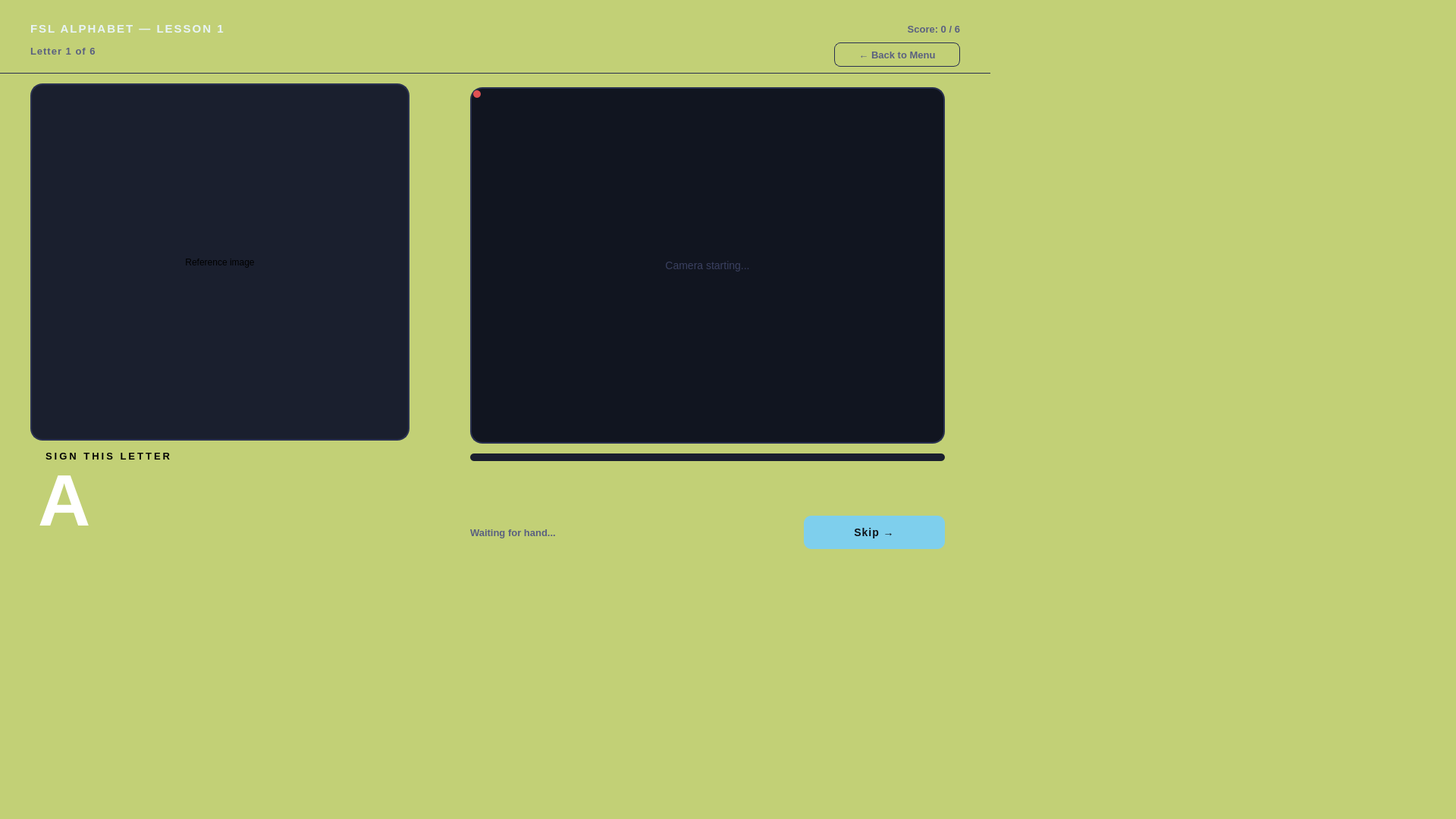
<?xml version="1.0" encoding="UTF-8"?>
<ui version="4.0">
 <class>AlphabetLesson</class>
 <widget class="QWidget" name="AlphabetLesson">
  <property name="geometry">
   <rect>
    <x>0</x>
    <y>0</y>
    <width>1920</width>
    <height>1080</height>
   </rect>
  </property>
  <property name="windowTitle">
   <string>FSL Alphabet Lesson</string>
  </property>
  <property name="styleSheet">
   <string notr="true">
QWidget#AlphabetLesson {
    background-color: #C2D076;
}
QLabel#lessonTitle {
    color: #e8f4f8;
    font-size: 15px;
    font-weight: 600;
    letter-spacing: 2px;
}
QLabel#letterDisplay {
    color: #ffffff;
    font-size: 96px;
    font-weight: 800;
}
QLabel#letterSubtitle {
    color: #7ecfed;
    font-size: 13px;
    font-weight: 500;
    letter-spacing: 3px;
}
QLabel#refImageLabel {
    background-color: #1a1f2e;
    border: 2px solid #2a3150;
    border-radius: 16px;
}
QLabel#cameraLabel {
    background-color: #111520;
    border: 2px solid #2a3150;
    border-radius: 16px;
    color: #3a4060;
    font-size: 14px;
}
QLabel#feedbackLabel {
    font-size: 18px;
    font-weight: 700;
    letter-spacing: 1px;
    border-radius: 10px;
    padding: 8px 20px;
}
QLabel#progressLabel {
    color: #5a6080;
    font-size: 13px;
    font-weight: 500;
    letter-spacing: 1px;
}
QLabel#holdBarBg {
    background-color: #1a1f2e;
    border-radius: 5px;
}
QLabel#holdBarFill {
    background-color: #7ecfed;
    border-radius: 5px;
}
QPushButton#nextBtn {
    background-color: #7ecfed;
    color: #0f1117;
    font-size: 14px;
    font-weight: 700;
    letter-spacing: 1px;
    border: none;
    border-radius: 10px;
    padding: 10px 28px;
}
QPushButton#nextBtn:hover {
    background-color: #a8dff5;
}
QPushButton#nextBtn:disabled {
    background-color: #2a3150;
    color: #3a4060;
}
QPushButton#backBtn {
    background-color: transparent;
    color: #5a6080;
    font-size: 13px;
    font-weight: 500;
    border: 1px solid #2a3150;
    border-radius: 8px;
    padding: 8px 18px;
}
QPushButton#backBtn:hover {
    color: #e8f4f8;
    border-color: #5a6080;
}
QLabel#scoreLabel {
    color: #5a6080;
    font-size: 13px;
    font-weight: 500;
}
QLabel#camStatusDot {
    border-radius: 5px;
}
   </string>
  </property>
  <widget class="QLabel" name="lessonTitle">
   <property name="geometry">
    <rect>
     <x>40</x>
     <y>24</y>
     <width>400</width>
     <height>28</height>
    </rect>
   </property>
   <property name="text">
    <string>FSL ALPHABET — LESSON 1</string>
   </property>
  </widget>
  <widget class="QLabel" name="progressLabel">
   <property name="geometry">
    <rect>
     <x>40</x>
     <y>56</y>
     <width>300</width>
     <height>22</height>
    </rect>
   </property>
   <property name="text">
    <string>Letter 1 of 6</string>
   </property>
  </widget>
  <widget class="QLabel" name="scoreLabel">
   <property name="geometry">
    <rect>
     <x>1100</x>
     <y>24</y>
     <width>166</width>
     <height>28</height>
    </rect>
   </property>
   <property name="text">
    <string>Score: 0 / 6</string>
   </property>
   <property name="alignment">
    <set>Qt::AlignmentFlag::AlignRight|Qt::AlignmentFlag::AlignTrailing|Qt::AlignmentFlag::AlignVCenter</set>
   </property>
  </widget>
  <widget class="QPushButton" name="backBtn">
   <property name="geometry">
    <rect>
     <x>1100</x>
     <y>56</y>
     <width>166</width>
     <height>32</height>
    </rect>
   </property>
   <property name="text">
    <string>← Back to Menu</string>
   </property>
  </widget>
  <widget class="QLabel" name="divider">
   <property name="geometry">
    <rect>
     <x>0</x>
     <y>96</y>
     <width>1306</width>
     <height>1</height>
    </rect>
   </property>
   <property name="styleSheet">
    <string notr="true">background-color: #2a3150;</string>
   </property>
   <property name="text">
    <string/>
   </property>
  </widget>
  <widget class="QLabel" name="letterDisplay">
   <property name="geometry">
    <rect>
     <x>50</x>
     <y>600</y>
     <width>200</width>
     <height>120</height>
    </rect>
   </property>
   <property name="text">
    <string>A</string>
   </property>
   <property name="alignment">
    <set>Qt::AlignmentFlag::AlignLeading|Qt::AlignmentFlag::AlignLeft|Qt::AlignmentFlag::AlignVCenter</set>
   </property>
  </widget>
  <widget class="QLabel" name="letterSubtitle">
   <property name="geometry">
    <rect>
     <x>60</x>
     <y>590</y>
     <width>300</width>
     <height>22</height>
    </rect>
   </property>
   <property name="styleSheet">
    <string notr="true">color: rgb(0, 0, 0);</string>
   </property>
   <property name="text">
    <string>SIGN THIS LETTER</string>
   </property>
  </widget>
  <widget class="QLabel" name="refImageLabel">
   <property name="geometry">
    <rect>
     <x>40</x>
     <y>110</y>
     <width>500</width>
     <height>471</height>
    </rect>
   </property>
   <property name="text">
    <string>Reference image</string>
   </property>
   <property name="scaledContents">
    <bool>false</bool>
   </property>
   <property name="alignment">
    <set>Qt::AlignmentFlag::AlignCenter</set>
   </property>
  </widget>
  <widget class="QLabel" name="cameraLabel">
   <property name="geometry">
    <rect>
     <x>620</x>
     <y>115</y>
     <width>626</width>
     <height>470</height>
    </rect>
   </property>
   <property name="text">
    <string>Camera starting...</string>
   </property>
   <property name="alignment">
    <set>Qt::AlignmentFlag::AlignCenter</set>
   </property>
  </widget>
  <widget class="QLabel" name="camStatusDot">
   <property name="geometry">
    <rect>
     <x>624</x>
     <y>119</y>
     <width>10</width>
     <height>10</height>
    </rect>
   </property>
   <property name="styleSheet">
    <string notr="true">background-color: #e05252; border-radius: 5px;</string>
   </property>
   <property name="text">
    <string/>
   </property>
  </widget>
  <widget class="QLabel" name="holdBarBg">
   <property name="geometry">
    <rect>
     <x>620</x>
     <y>598</y>
     <width>626</width>
     <height>10</height>
    </rect>
   </property>
   <property name="text">
    <string/>
   </property>
  </widget>
  <widget class="QLabel" name="holdBarFill">
   <property name="geometry">
    <rect>
     <x>620</x>
     <y>598</y>
     <width>0</width>
     <height>10</height>
    </rect>
   </property>
   <property name="text">
    <string/>
   </property>
  </widget>
  <widget class="QLabel" name="feedbackLabel">
   <property name="geometry">
    <rect>
     <x>620</x>
     <y>620</y>
     <width>626</width>
     <height>46</height>
    </rect>
   </property>
   <property name="styleSheet">
    <string notr="true">color: transparent; background-color: transparent;</string>
   </property>
   <property name="text">
    <string/>
   </property>
   <property name="alignment">
    <set>Qt::AlignmentFlag::AlignCenter</set>
   </property>
  </widget>
  <widget class="QPushButton" name="nextBtn">
   <property name="enabled">
    <bool>true</bool>
   </property>
   <property name="geometry">
    <rect>
     <x>1060</x>
     <y>680</y>
     <width>186</width>
     <height>44</height>
    </rect>
   </property>
   <property name="text">
    <string>Skip →</string>
   </property>
  </widget>
  <widget class="QLabel" name="predictionLabel">
   <property name="geometry">
    <rect>
     <x>620</x>
     <y>680</y>
     <width>300</width>
     <height>44</height>
    </rect>
   </property>
   <property name="styleSheet">
    <string notr="true">color: #5a6080; font-size: 13px; font-weight: 500;</string>
   </property>
   <property name="text">
    <string>Waiting for hand...</string>
   </property>
  </widget>
 </widget>
 <resources/>
 <connections/>
</ui>
